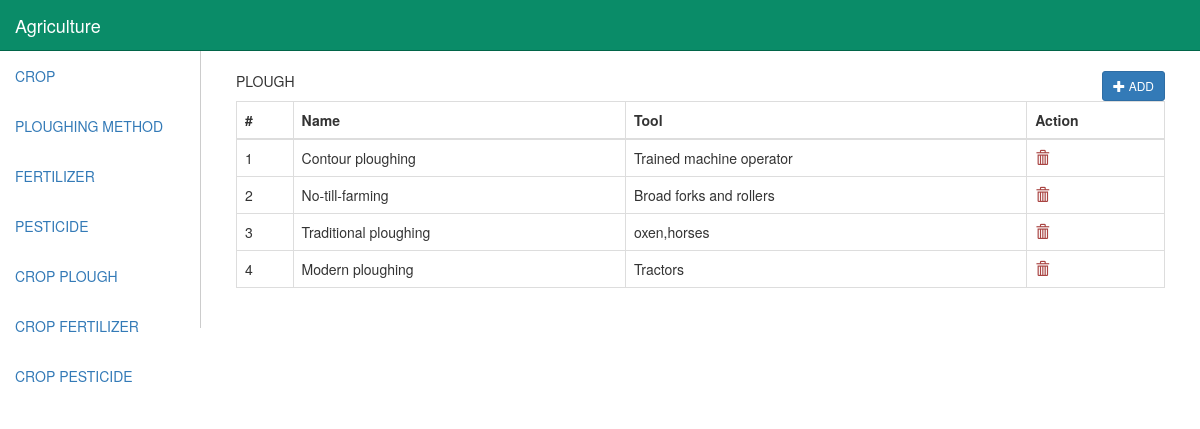
Screenshot of /ADMIN/plough.php (signed in) with the database file from the repository.
### tables this page shows
CREATE TABLE `plough` (
  `plough_id` int(11) NOT NULL,
  `plough_name` varchar(32) DEFAULT NULL,
  `tool_name` varchar(32) DEFAULT NULL
);

### ADMIN/plough.php (the view, shortened to what this page needs)
<?php
  include 'db_connection.php';
?>
<!DOCTYPE html>
<html>
<head>
  <link rel="stylesheet" href="https://maxcdn.bootstrapcdn.com/bootstrap/3.3.7/css/bootstrap.min.css">
</head>
<body>
	<nav class="navbar navbar-inverse navbar-fixed-top" style="margin-bottom:0px;background-color: #0a8c68;border-color: #016549;">
		<div class="container-fluid">
			<div class="navbar-header">
				<a class="navbar-brand" href="#" style="color:#fff;">Agriculture</a>
			</div>
		</div>
	</nav>
	<div class="container-fluid" style="padding:0px;margin-top:51px;">
  		<div class="col-md-2" style="padding:0px;">
			<ul class="nav navbar-nav">
				<li class="active"><a href="index.php">CROP</a></li>
				<li><a href="plough.php">PLOUGHING METHOD</a></li>
				<li><a href="fertilizer.php">FERTILIZER</a></li>
				<li><a href="pesticide.php">PESTICIDE</a></li>
				<li><a href="cropplough.php">CROP PLOUGH</a></li>
				<li><a href="cropfertilizer.php">CROP FERTILIZER</a></li>
				<li><a href="croppesticide.php">CROP PESTICIDE</a></li>
			</ul>
		</div>
		<div class="col-md-10" style="padding:20px 20px; border-left: 1px solid #ccc;">
			<div class="col-md-12">
				<p> PLOUGH
					<button type="button" class="btn btn-primary btn-sm pull-right" data-toggle="modal" data-target="#addplo">
						<span class="glyphicon glyphicon-plus"></span> ADD
					</button>
				</p>
				<div class="table-responsive">
					<table class="table table-bordered">
						<thead>
							<tr>
								<th>#</th>
								<th>Name</th>
								<th>Tool</th>
								<th>Action</th>
							</tr>
						</thead>
						<?php
							$query = "SELECT * from plough";
							$result = mysqli_query($conn, $query);
							$count = $result->num_rows;
							if ($count > 0) {
								while($row = $result->fetch_assoc()){
								?>
								<tr>
									<td><?php echo $row["plough_id"]?></td>
									<td><?php echo $row["plough_name"]?></td>
									<td><?php echo $row["tool_name"]?></td>
									<td>
										<a href="javascript:void(0);" class="deletebtn" data-column="plough_id" data-table="plough" data-id="<?php echo $row["plough_id"]?>">
											<span class="glyphicon glyphicon-trash text-danger"></span>
										</a>
									</td>
								</tr>
								<?php
								}
							} else {
								echo "<tr><td colspan='4'> No result found</td></tr>";
							}
						?>
					</table>
				</div>
			</div>
		</div>
	</div>
</body>
</html>

### ADMIN/plough.php (style rules this page uses)
table { background-color:white; }

### rows the page displays
plough: plough_id "1", plough_name "Contour ploughing", tool_name "Trained machine operator"
plough: plough_id "2", plough_name "No-till-farming", tool_name "Broad forks and rollers"
plough: plough_id "3", plough_name "Traditional ploughing", tool_name "oxen,horses"
plough: plough_id "4", plough_name "Modern ploughing", tool_name "Tractors"
